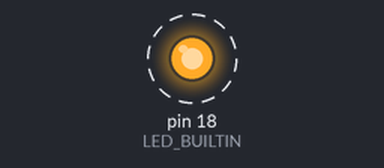
Recording of a sketch running on a simulated Arduino Uno, built with avr-gcc and run on an emulated ATmega328P. Parts: output pins drawn as LEDs (lit = HIGH). Dashed ring = blinking.

Above: at 0.5 s.
Timing chart, 0 to 4.6 s (numbered marks = the images above):
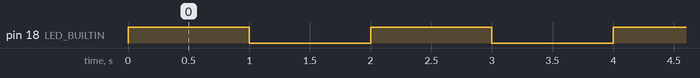

Measured:
- by itself, pin 18 (LED_BUILTIN): alternates HIGH for 1.0 s and LOW for 1.0 s

The sketch:

Blink.ino
```cpp
//ingebouwde led aan en uit doen (blauw);
//doet de led aan en uit, herhaaldelijk;

int LED_BUILTIN = 18;

void setup()
{
  pinMode(LED_BUILTIN, OUTPUT);
}

void loop()
{
  digitalWrite(LED_BUILTIN, HIGH);
  delay(1000);
  digitalWrite(LED_BUILTIN, LOW);
  delay(1000);
}
```
